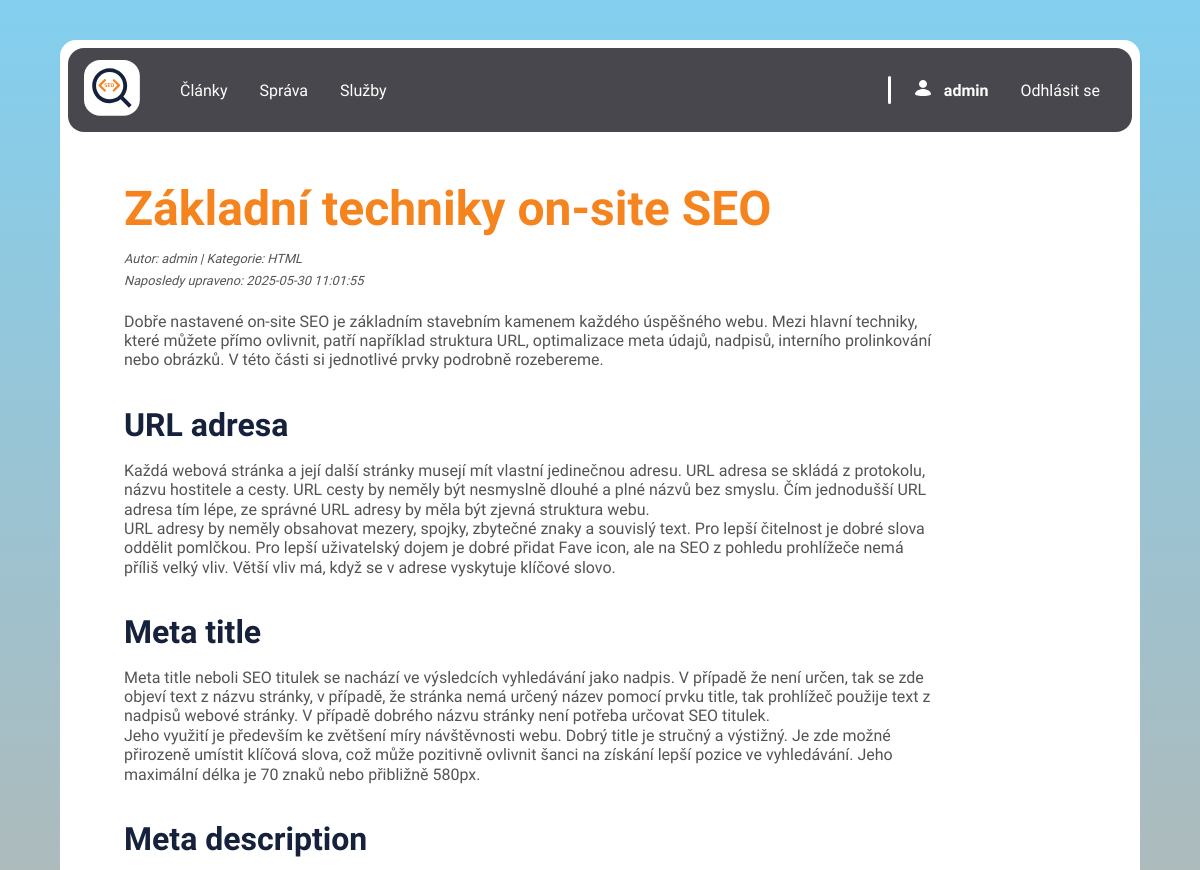
Page /app/views/blog/clanek_detail.php?id=7 (signed in, upper part) on the earlier database version.
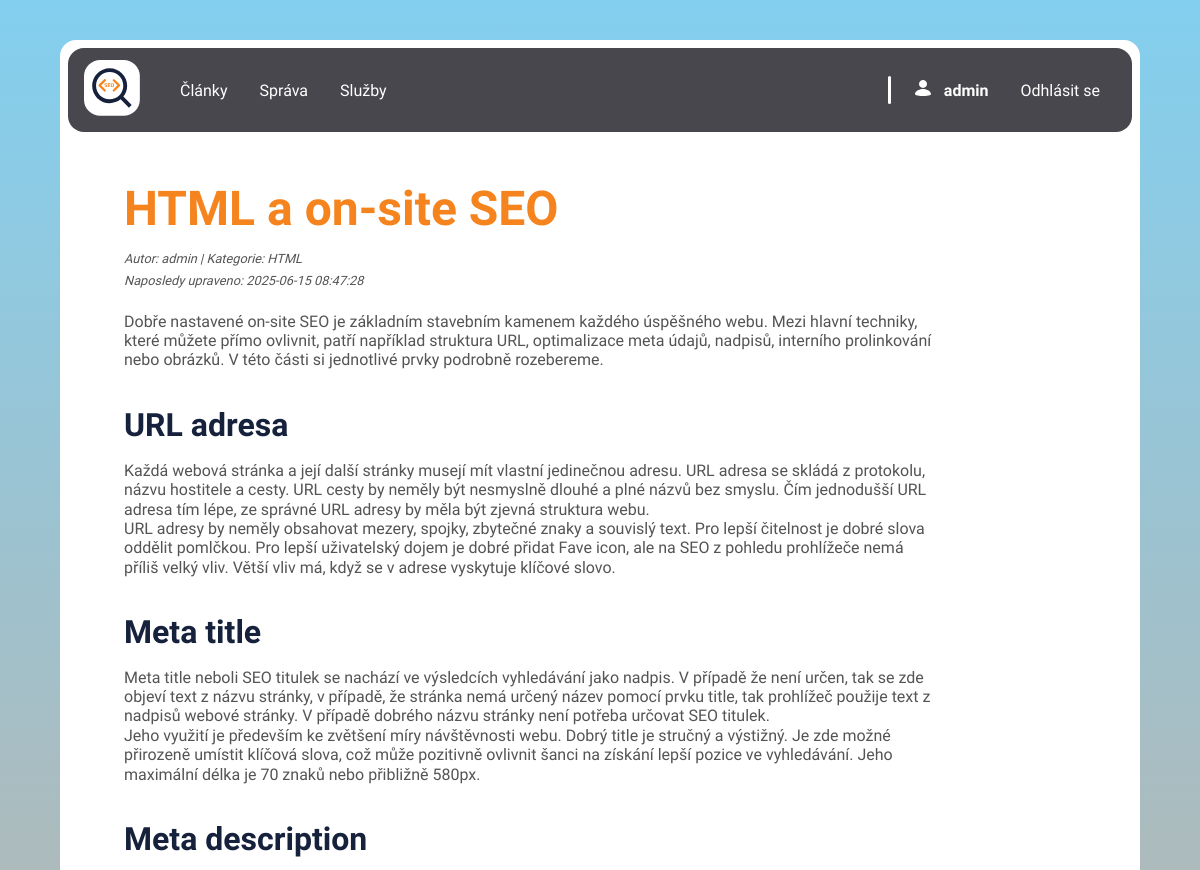
Same page on the later database version.
### tables this page shows
CREATE TABLE `clanky` (
  `id` int(11) NOT NULL,
  `title` varchar(255) NOT NULL,
  `author` varchar(255) NOT NULL,
  `category` varchar(100) DEFAULT NULL,
  `text` mediumtext NOT NULL,
  `sources` text NOT NULL,
  `images` longtext DEFAULT NULL CHECK (json_valid(`images`)),
  `created_at` timestamp NOT NULL DEFAULT current_timestamp(),
  `updated_at` timestamp NOT NULL DEFAULT current_timestamp() ON UPDATE current_timestamp(),
  `user_id` int(11) NOT NULL
);

### app/models/Clanek.php (called while the page is built, shortened)
<?php
class Clanek {
    private $db;
    public function __construct($db) {
        $this->db = $db;
    }
    public function getById($id) {
        $sql = "SELECT * FROM clanky WHERE id = :id";
        $stmt = $this->db->prepare($sql);
        $stmt->execute([':id' => $id]);
        return $stmt->fetch(PDO::FETCH_ASSOC);
    }
}

### app/views/blog/clanek_detail.php (the view, shortened to what this page needs)
<?php
require_once '../../models/Clanek.php';
$db = (new Database())->getConnection();
$clanekModel = new Clanek($db);
$clanek = $clanekModel->getById((int)$_GET['id']);
?>
<!DOCTYPE html>
<html lang="cz">
<head>
    <link rel="stylesheet" href="../../../public/css/typography.css">
    <link rel="stylesheet" href="../../../public/css/layout.css">
    <link rel="stylesheet" href="../../../public/css/style.css">
    <link rel="stylesheet" href="../../../public/css/richtext.min.css">
    <link rel="stylesheet" href="https://maxcdn.bootstrapcdn.com/font-awesome/4.7.0/css/font-awesome.min.css">
</head>
<body>
    <div class="page">
        <div>
            <div class="menu">
                <div class="navbar">
                    <a href="./index.php" class="navbar__logo"><img class="img--responsiv" src="../../../public/img/logo.svg" alt="logo"></a>
                    <nav class="hamburger-nav hamburger-zone">
                        <menu>
                            <div class="menuLeft menuRight">
                                <li class="menu__item"><a href="./clanky.php">Články</a></li>
                                <li class="menu__item"><a href="../admin/clanek_create.php">Správa</a></li>
                                <li class="menu__item"><a href="./sluzby.php">Služby</a></li>
                            </div>
                            <?php if (isset($_SESSION['username'])): ?>
                                <div class="menuRight">
                                    <div class="line"></div>
                                    <li class="menu__item">
                                        <div class="userLoged">
                                            <div class="iconContainer"><img class="img--responsiv" src="../../../public/img/icon_user.svg" alt="ikona uzživatele"></div>
                                            <p class="userLoged__text"><strong><?= htmlspecialchars($_SESSION['username']) ?></strong></p>
                                        </div>
                                    </li>
                                    <li class="menu__item">
                                        <a class="nav-link" href="../../controllers/logout.php">Odhlásit se</a>
                                    </li>
                                </div>
                            <?php endif; ?>
                        </menu>
                    </nav>
                </div>
            </div>
        </div>
        <main class="page__wrapper">
            <article>
                <h1 class="clanek__title"><?= htmlspecialchars($clanek['title']) ?></h1>
                <p class="clanek__autor">Autor: <?= htmlspecialchars($clanek['author']) ?> | Kategorie: <?= htmlspecialchars($clanek['category']) ?></p>
                <p class="clanek__autor">Naposledy upraveno: <?= htmlspecialchars($clanek['updated_at']) ?></p>
                <div class="clanek__content">
                    <?= html_entity_decode($clanek['text']) ?>
                </div>
            </article>
        </main>
    </div>
</body>
</html>

Differences in the rows shown:
changed clanky "admin": title "Základní techniky on-site SEO" → "HTML a on-site SEO"; updated_at "2025-05-30 11:01:55" → "2025-06-15 08:47:28"
